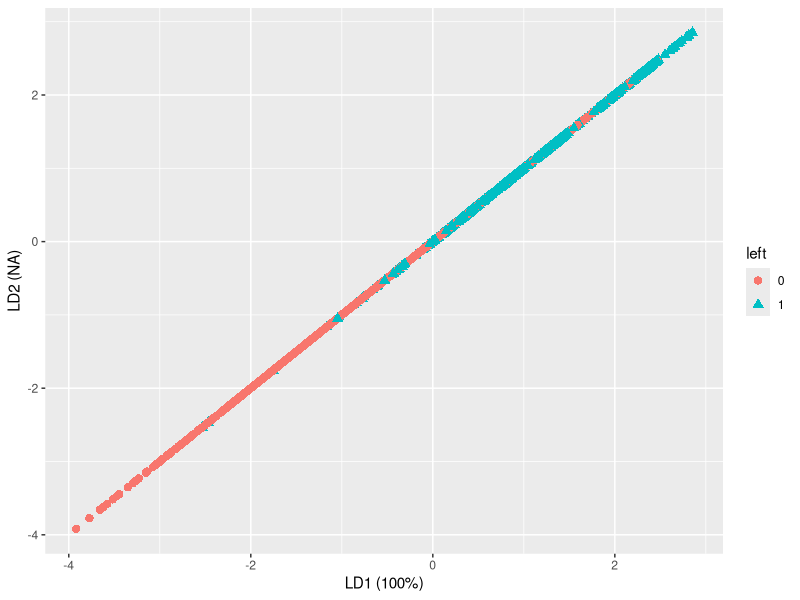

The R source for this figure:
## ---- chunk 1
knitr::opts_chunk$set(echo = TRUE)
## ---- chunk 2
library(readr)
HR_comma_sep_v2 <- read_csv("../../final_files/databases/HR_comma_sep_v2.csv")
## ---- chunk 3
library(caret)
## ---- chunk 4
split<-0.80
trainIndex <- createDataPartition(HR_comma_sep_v2$left, p=split, list=FALSE)
train <- HR_comma_sep_v2[ trainIndex,]
test <- HR_comma_sep_v2[-trainIndex,]
## ---- chunk 5
require(MASS)
## ---- chunk 6
lda <- lda(left ~.,data=train)
lda
## ---- chunk 7
plda <- predict(object = lda, newdata = test)
prcla<-plda$class
table<-table(test$left, prcla, dnn = c('Actual Group','Predicted Group'))
accuracy<-sum(diag(prop.table(table)))
accuracy
table
## ---- chunk 8
require(ggplot2)
require(scales)
require(gridExtra)
## ---- chunk 9
prop.lda <- lda$svd^2/sum(lda$svd^2)
test$left<-factor(test$left)
dataset<-data.frame(left = test[,"left"], lda = plda$x)
p1 <- ggplot(dataset) + geom_point(aes(plda$x, plda$x, colour = left, shape = left), size = 2.5) + 
  labs(x = paste("LD1 (", percent(prop.lda[1]), ")", sep=""),
       y = paste("LD2 (", percent(prop.lda[2]), ")", sep=""))
p1
## ---- chunk 10
ldacv<-lda(left ~.,data=HR_comma_sep_v2, CV=TRUE)
probstay<-ldacv$posterior[,1]
predictioncv<-ifelse(probstay<0.5, 1, 0)
reavalues<-HR_comma_sep_v2$left
table<-table(HR_comma_sep_v2$left, predictioncv, dnn = c('Actual Group','Predicted Group'))
accuracy<-sum(diag(prop.table(table)))
accuracy
table
